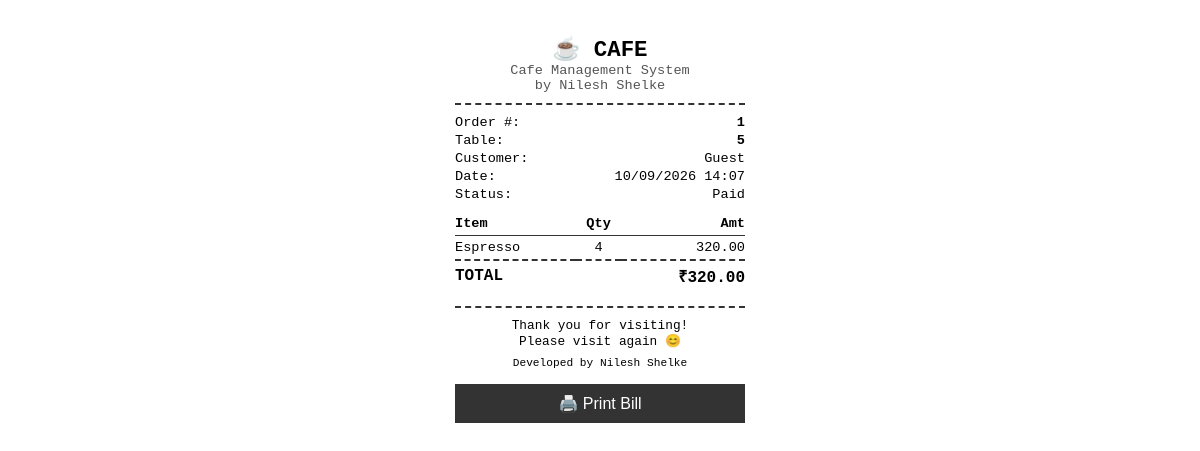
Screenshot of /orders/1/bill (signed in) with the database file from the repository.
### app.py (models this page shows)
class Order(db.Model):
    id = db.Column(db.Integer, primary_key=True)
    table_number = db.Column(db.String(20), nullable=False)
    customer_name = db.Column(db.String(100), default='Guest')
    status = db.Column(db.String(20), default='Pending')  # Pending, Preparing, Served, Paid, Cancelled
    total_amount = db.Column(db.Float, default=0.0)
    created_at = db.Column(db.DateTime, default=datetime.utcnow)
    updated_at = db.Column(db.DateTime, default=datetime.utcnow, onupdate=datetime.utcnow)
    items = db.relationship('OrderItem', backref='order', lazy=True, cascade='all, delete-orphan')

class OrderItem(db.Model):
    id = db.Column(db.Integer, primary_key=True)
    order_id = db.Column(db.Integer, db.ForeignKey('order.id'), nullable=False)
    menu_item_id = db.Column(db.Integer, db.ForeignKey('menu_item.id'), nullable=False)
    quantity = db.Column(db.Integer, default=1)
    price = db.Column(db.Float, nullable=False)  # price at time of order
    menu_item = db.relationship('MenuItem')

class MenuItem(db.Model):
    id = db.Column(db.Integer, primary_key=True)
    name = db.Column(db.String(100), nullable=False)
    description = db.Column(db.Text, default='')
    price = db.Column(db.Float, nullable=False)
    category_id = db.Column(db.Integer, db.ForeignKey('category.id'), nullable=False)
    is_available = db.Column(db.Boolean, default=True)
    image_url = db.Column(db.String(200), default='')

### app.py (the view)
@app.route('/orders/<int:order_id>/bill')
@login_required
def print_bill(order_id):
    order = Order.query.get_or_404(order_id)
    return render_template('bill.html', order=order)

### app.py (called while the page is built)
def login_required(f):
    from functools import wraps
    @wraps(f)
    def decorated_function(*args, **kwargs):
        if 'user_id' not in session:
            flash('Please login to continue.', 'warning')
            return redirect(url_for('login'))
        return f(*args, **kwargs)
    return decorated_function

### templates/bill.html (shortened to what this page needs)
<!DOCTYPE html>
<html lang="en">
<head>
</head>
<body>
    <div class="header">
        <h2>☕ CAFE</h2>
        <p>Cafe Management System</p>
        <p>by Nilesh Shelke</p>
    </div>
    <div class="info">
        <div><span>Order #:</span> <strong>{{ order.id }}</strong></div>
        <div><span>Table:</span> <strong>{{ order.table_number }}</strong></div>
        <div><span>Customer:</span> {{ order.customer_name }}</div>
        <div><span>Date:</span> {{ order.created_at.strftime('%d/%m/%Y %H:%M') }}</div>
        <div><span>Status:</span> {{ order.status }}</div>
    </div>
    <table>
        <thead>
            <tr>
                <th>Item</th>
                <th style="text-align:center">Qty</th>
                <th style="text-align:right">Amt</th>
            </tr>
        </thead>
        <tbody>
            {% for oi in order.items %}
            <tr>
                <td>{{ oi.menu_item.name if oi.menu_item else 'Item' }}</td>
                <td style="text-align:center">{{ oi.quantity }}</td>
                <td style="text-align:right">{{ "%.2f"|format(oi.price * oi.quantity) }}</td>
            </tr>
            {% endfor %}
            <tr class="total-row">
                <td colspan="2">TOTAL</td>
                <td style="text-align:right">₹{{ "%.2f"|format(order.total_amount) }}</td>
            </tr>
        </tbody>
    </table>
    <div class="footer">
        <p>Thank you for visiting!</p>
        <p>Please visit again 😊</p>
        <p style="margin-top:8px; font-size:0.7rem;">Developed by Nilesh Shelke</p>
    </div>
    <button class="btn-print no-print" onclick="window.print()">🖨️ Print Bill</button>
</body>
</html>

### templates/bill.html (style rules this page uses)
* { margin: 0; padding: 0; box-sizing: border-box; }
body { font-family: 'Courier New', monospace; max-width: 320px; margin: 20px auto; padding: 15px; }
.header { text-align: center; border-bottom: 2px dashed #333; padding-bottom: 10px; margin-bottom: 10px; }
.header h2 { font-size: 1.4rem; }
.header p { font-size: 0.85rem; color: #555; }
.info { font-size: 0.85rem; margin-bottom: 10px; }
.info div { display: flex; justify-content: space-between; margin: 3px 0; }
table { width: 100%; border-collapse: collapse; font-size: 0.85rem; margin: 10px 0; }
th, td { padding: 4px 0; text-align: left; }
th { border-bottom: 1px solid #333; }
.total-row { border-top: 2px dashed #333; font-weight: bold; font-size: 1rem; }
.footer { text-align: center; margin-top: 15px; border-top: 2px dashed #333; padding-top: 10px; font-size: 0.8rem; }
.btn-print { display: block; width: 100%; padding: 10px; margin-top: 15px; background: #333; color: white; border: none; cursor: pointer; font-size: 1rem; }

### rows the page displays
Order: id "1", table_number "5", customer_name "Guest", created_at "10/09/2026 14:07", status "Paid", total_amount "320.00"
OrderItem: menu_item "Espresso", quantity "4", oi.price*oi.quantity "320.00"
